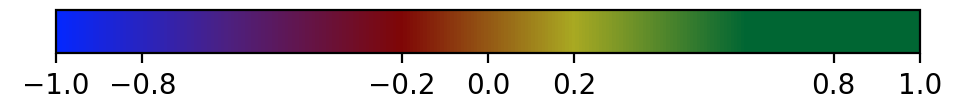
#> input picture slampy/resources/images/colorbar_brg.png, 956 x 106 px, found by its file name; its folder holds only this picture in this run
$ python line_detect1.py   (Python 2 division)
#> lines starting #> are read from the running program, lines starting #| are printed output that depends on the picture; after the words box and inside, x2 and y2 are one past the last pixel; in counts of white or black regions, pixels touching at a corner belong together
#!/usr/bin/python

import os
import os.path
import time

import cv2
import numpy as np
import math

### Setup ###
image_data_path = os.path.abspath('../CRBD/Images')
gt_data_path = os.path.abspath('../CRBD/GT data')
image_out_path = os.path.abspath('../img/algorithm_1')

NUMBER_OF_STRIPS = 10             # How many strips the image is split into
SUM_THRESH = 2                    # How much green in a strip before it's a plant
DIFF_NOISE_THRESH = 8             # How close can two sections be?

HOUGH_RHO = 5                     # Distance resolution of the accumulator in pixels
HOUGH_ANGLE = math.pi/180         # Angle resolution of the accumulator in radians
HOUGH_THRESH = 6                  # Accumulator threshold parameter. Only those lines are returned that get enough votes

ANGLE_THRESH = math.pi*(30.0/180) # How steep angles the crop rows can be in radians


use_camera = False
#view_all_steps = False
images_to_save = [2, 3, 4, 5]
strip_to_save = 3
curr_image = 0
timing = False


def main():

    if use_camera == False:

        diff_times = []

        for image_name in sorted(os.listdir(image_data_path)):
            global curr_image
            curr_image += 1

            start_time = time.time()

            image_path = os.path.join(image_data_path, image_name)

            image_in = cv2.imread(image_path)
#> image_in is the input picture: shape (106, 956, 3); mean B, G, R 177.1, 177.7, 177.4
            crop_lines = crop_row_detect(image_in)

            if timing == False:
                cv2.destroyAllWindows()
                #print(crop_lines)
                cv2.imshow(image_name, cv2.addWeighted(image_in, 1, crop_lines, 1, 0.0))
                #cv2.imshow(image_name, image_in)
                #cv2.imshow("detected lines", crop_lines)

                print('Press any key to continue...')
                while cv2.waitKey(1) < 0:
                    pass


            ### Timing ###
            else:
                diff_times.append(time.time() - start_time)
                mean = 0
                for diff_time in diff_times:
                    mean += diff_time

                #if timing == True:
                #    print('elapsed time = {0}'.format(diff_times[-1]))
                #    print('average time = {0}'.format(1.0 * mean / len(diff_times)))


        ### Display Timing ###
        print('max time = {0}'.format(max(diff_times)))
        print('ave time = {0}'.format(1.0 * mean / len(diff_times)))

        while cv2.waitKey(1) < 0:
            pass

    else:
        capture = cv2.VideoCapture(0)

        while cv2.waitKey(1) < 0:
            _, image_in = capture.read()
            image_out = crop_row_detect(image_in)
            cv2.imshow('webcam crop rows', image_out)

        capture.release()

    cv2.destroyAllWindows()


def crop_row_detect(image_in):

    save_image('0_image_in', image_in)

    ### Grayscale Transform ###
    image_edit = grayscale_transform(image_in)
    save_image('1_image_gray', image_edit)

    ### Binarization ###
    _, image_edit = cv2.threshold(image_edit, 0, 255, cv2.THRESH_BINARY | cv2.THRESH_OTSU)
    save_image('2_image_bin', image_edit)

    ### Stripping ###
    crop_points = strip_process(image_edit)
    save_image('8_crop_points', crop_points)

    ### Hough Transform ###
    crop_lines = crop_point_hough(crop_points)
    save_image('9_image_hough', cv2.addWeighted(image_in, 1, crop_lines, 1, 0.0))

    return crop_lines


def save_image(image_name, image_data):
    if curr_image in images_to_save:
        image_name_new = os.path.join(image_out_path, "{0}_{1}.jpg".format(image_name, str(curr_image) ))

        cv2.imwrite(image_name_new, image_data)


def grayscale_transform(image_in):
    b, g, r = cv2.split(image_in)
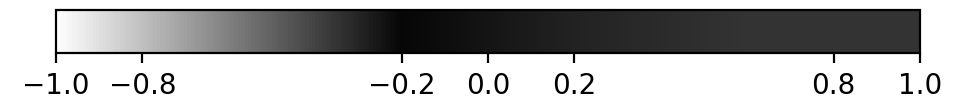
#> b: shape (106, 956); min 0, max 255, mean 177.1
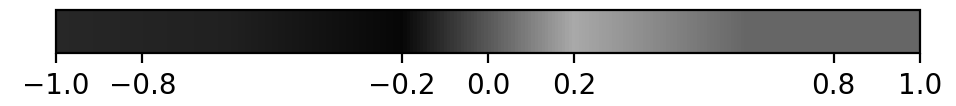
#> g: shape (106, 956); min 0, max 255, mean 177.7
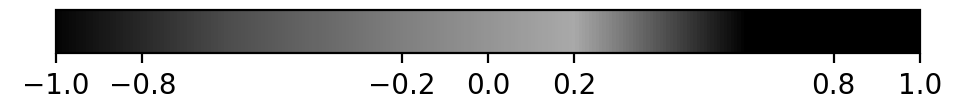
#> r: shape (106, 956); min 0, max 255, mean 177.4
    return 2*g - r - b
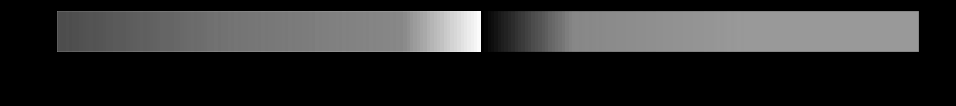
#> returned value: shape (106, 956); min 0, max 253, mean 44.9
#> in crop_row_detect, `_, image_edit = cv2.threshold(image_edit, 0, 255, cv2.THRESH_BINARY | ..`:
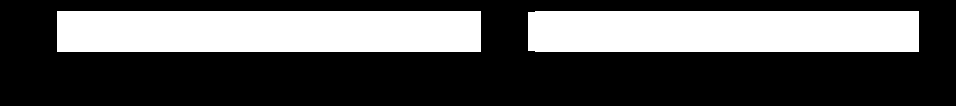
#> image_edit: shape (106, 956); 33% white; 2 white regions, box (x1, y1, x2, y2) and area: (57, 11, 481, 52) 17384, (528, 11, 919, 52) 16017


def strip_process(image_edit):

    height = len(image_edit)
#> height = 106
    width = len(image_edit[0])
#> width = 956

    strip_height = height / NUMBER_OF_STRIPS
#> strip_height = 10
    crop_points = np.zeros((height, width), dtype=np.uint8)

    for strip_number in range(NUMBER_OF_STRIPS):
        image_strip = image_edit[(strip_number*strip_height):((strip_number+1)*strip_height-1), :]


        if strip_number == strip_to_save:
            save_image('4_image_strip_4', image_strip)

        v_sum = [0] * width
        v_thresh = [0] * width
        v_diff = [0] * width
        v_mid = [0] * width

        diff_start = 0
        diff_end = 0
        diff_end_found = True

        for col_number in range(width):

            ### Vertical Sum ###
            v_sum[col_number] = sum(image_strip[:, col_number]) / 255

            ### Threshold ###
            if v_sum[col_number] >= SUM_THRESH:
                v_thresh[col_number] = 1
            else:
                v_thresh[col_number] = 0

            ### Differential with Noise Reduction ###
            if v_thresh[col_number] > v_thresh[col_number - 1]:
                v_diff[col_number] = 1
                if (col_number - diff_end) > DIFF_NOISE_THRESH:
                    diff_start = col_number
                    diff_end_found = False

            elif v_thresh[col_number] < v_thresh[col_number - 1]:
                v_diff[col_number] = -1

                if (col_number - diff_start) > DIFF_NOISE_THRESH:
                    v_mid[diff_start + (col_number-diff_start)/2] = 1
                    diff_end = col_number
                    diff_end_found = True

        if curr_image in images_to_save and strip_number == strip_to_save:
            print(v_sum)
            print(v_thresh)
            print(v_diff)
            print(v_mid)

        crop_points[(strip_number*strip_height), :] = v_mid
        crop_points *= 255
#> this loop made 10 passes
#> pass 2, in strip_process, `crop_points *= 255`:
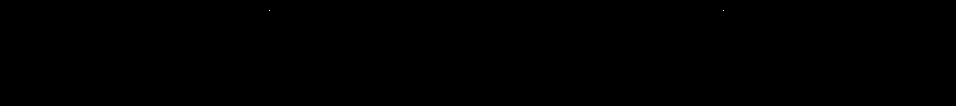
#> crop_points: shape (106, 956); 0% white in thin lines or dots, all inside (x1, y1, x2, y2) = (269, 10, 724, 11)
#> after the loop: crop_points: shape (106, 956); min 0, max 255, mean 0

        #image_edit[(strip_number*strip_height):((strip_number+1)*strip_height-1), :] = image_strip

    return crop_points


def crop_point_hough(crop_points):

    height = len(crop_points)
#> height = 106
    width = len(crop_points[0])
#> width = 956

    #crop_line_data = cv2.HoughLinesP(crop_points, 1, math.pi/180, 2, 10, 10)
    crop_line_data = cv2.HoughLines(crop_points, HOUGH_RHO, HOUGH_ANGLE, HOUGH_THRESH)
#> crop_line_data = None

    crop_lines = np.zeros((height, width, 3), dtype=np.uint8)

    if crop_line_data != None:
        crop_line_data = crop_line_data[0]
        #print(crop_line_data)

        if len(crop_line_data[0]) == 2:
            for [rho, theta] in crop_line_data:
                #print(rho, theta)
                if (theta <= ANGLE_THRESH) or (theta >= math.pi-ANGLE_THRESH):
                    a = math.cos(theta)
                    b = math.sin(theta)
                    x0 = a*rho
                    y0 = b*rho
                    point1 = (int(round(x0+1000*(-b))), int(round(y0+1000*(a))))
                    point2 = (int(round(x0-1000*(-b))), int(round(y0-1000*(a))))
                    cv2.line(crop_lines, point1, point2, (0, 0, 255), 2)

        elif len(crop_line_data[0]) == 4:
            for [x0, y0, x1, y1] in crop_line_data:
                cv2.line(crop_lines, (x0, y0), (x1, y1), (0, 0, 255), 2)
    else:
        print("No lines found")

    return crop_lines


main()
#> in crop_row_detect, `crop_lines = crop_point_hough(crop_points)`: crop_lines: shape (106, 956, 3); every value is 0
#> (key Esc is pressed here)
#> (the run stopped early here; a loop or call above may not have finished)

$ run again, on slampy/resources/images/colorbar_ryg.png
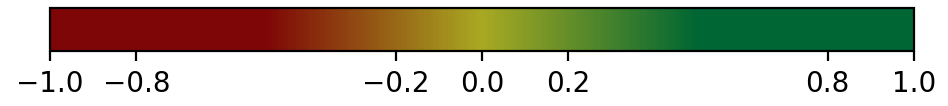
#> input picture slampy/resources/images/colorbar_ryg.png, 948 x 106 px, found by its file name
#> in main, image_in is the input picture: shape (106, 948, 3); mean B, G, R 161, 179.5, 181.9
#> in grayscale_transform, `b, g, r = cv2.split(image_in)`:
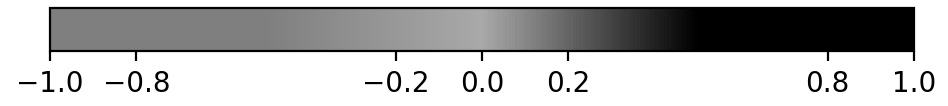
#> r: shape (106, 948); min 0, max 255, mean 181.9
#> in crop_row_detect, `_, image_edit = cv2.threshold(image_edit, 0, 255, cv2.THRESH_BINARY | ..`:
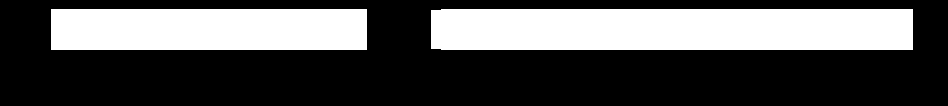
#> image_edit: shape (106, 948); 32.5% white; 2 white regions, box (x1, y1, x2, y2) and area: (431, 9, 913, 50) 19742, (51, 9, 367, 50) 12956
#> in strip_process, `height = len(image_edit)`: height = 106
#> in strip_process, `width = len(image_edit[0])`: width = 948
#> strip_height = 10
#> in crop_point_hough, `height = len(crop_points)`: height = 106
#> in crop_point_hough, `width = len(crop_points[0])`: width = 948
#> crop_line_data = None
#> crop_lines: shape (106, 948, 3); every value is 0
